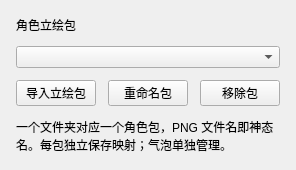
 <widget class="QFrame" name="portraitPackCard">
  <property name="uiCard" stdset="0"><bool>true</bool></property>
  <layout class="QVBoxLayout" name="portraitPackLayout">
   <property name="spacing"><number>12</number></property>
   <property name="leftMargin"><number>16</number></property><property name="topMargin"><number>16</number></property><property name="rightMargin"><number>16</number></property><property name="bottomMargin"><number>16</number></property>
   <item><widget class="QLabel" name="portraitPackTitle"><property name="cardTitle" stdset="0"><bool>true</bool></property><property name="text"><string>角色立绘包</string></property></widget></item>
   <item><widget class="QComboBox" name="portraitPackCombo"><property name="toolTip"><string>切换当前角色；气泡始终为全局资源</string></property></widget></item>
   <item><layout class="QHBoxLayout" name="portraitPackActions">
    <item><widget class="QPushButton" name="importPortraitPackButton"><property name="text"><string>导入立绘包</string></property><property name="accent" stdset="0"><string>blue</string></property></widget></item>
    <item><widget class="QPushButton" name="renamePortraitPackButton"><property name="text"><string>重命名包</string></property></widget></item>
    <item><widget class="QPushButton" name="removePortraitPackButton"><property name="text"><string>移除包</string></property><property name="accent" stdset="0"><string>danger</string></property><property name="toolTip"><string>移除当前包及导入的副本，保留源文件夹</string></property></widget></item>
   </layout></item>
   <item><widget class="QLabel" name="portraitPackHint"><property name="text"><string>一个文件夹对应一个角色包，PNG 文件名即神态名。每包独立保存映射；气泡单独管理。</string></property><property name="wordWrap"><bool>true</bool></property><property name="tone" stdset="0"><string>muted</string></property></widget></item>
  </layout>
 </widget>
